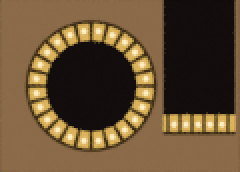
#> input picture docs/art/casing-lining/lining.phone-raw.png, 120 x 86 px (shown 2 times larger)
$ python sheet_casing_lining.py
#> lines starting #> are read from the running program, lines starting #| are printed output that depends on the picture
"""
Post for the casing lining's review renders (ticket 315), in python3 with Pillow (Blender's Python
has no PIL): the phone-size render enlarged 8x with no smoothing, so each of its pixels shows, and
grey (Rec. 601 luma) copies of both, #13's readability check.

    python3 docs/art/casing-lining/sheet_casing_lining.py
"""

import os

from PIL import Image

HERE = os.path.dirname(os.path.abspath(__file__))
ENLARGE = 8


def grey_copy(name):
    image = Image.open(os.path.join(HERE, name)).convert('RGB')
    image.convert('L').save(os.path.join(HERE, name.replace('.png', '-gray.png')))


phone = Image.open(os.path.join(HERE, 'lining.phone-raw.png')).convert('RGB')
phone.resize((phone.width * ENLARGE, phone.height * ENLARGE), Image.NEAREST).save(
    os.path.join(HERE, 'lining.phone.png'))
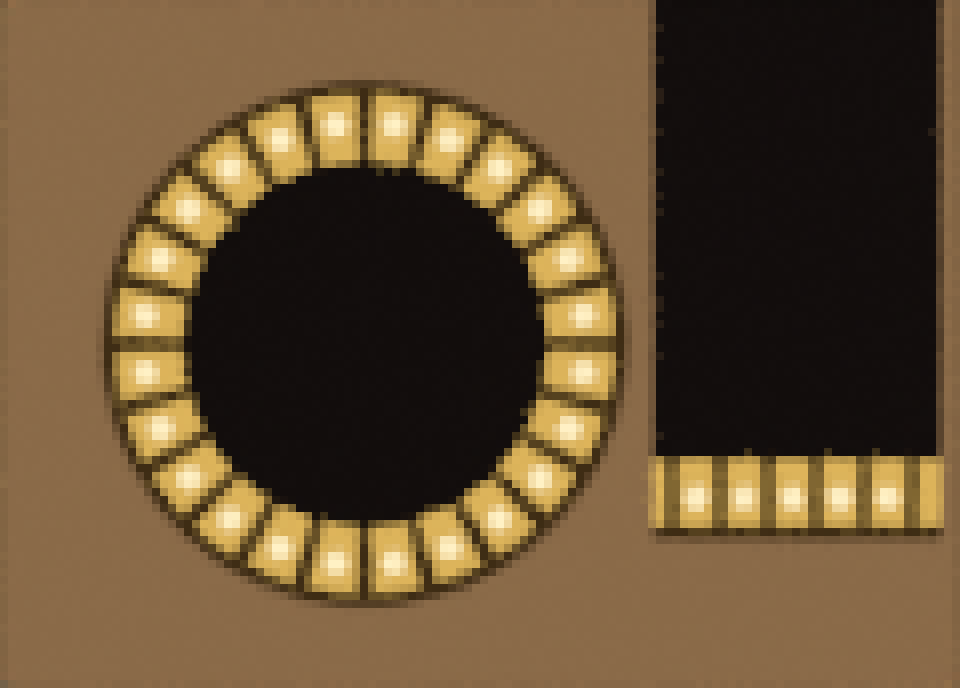
#> saved as lining.phone.png: PIL image 960x688 RGB; mean R, G, B 102.5, 80.5, 52.1
for name in ('lining.review.png', 'lining.phone.png'):
    grey_copy(name)
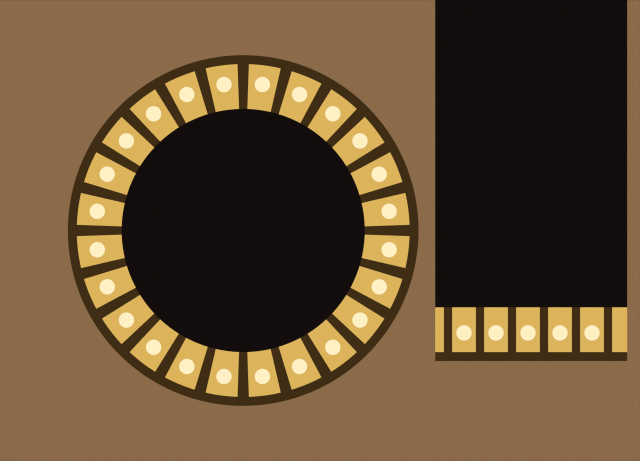
#> input picture docs/art/casing-lining/lining.review.png, 1280 x 922 px (shown at 1/2 size)
#> in grey_copy, `image.convert('L').save(os.path.join(HERE, name.replace('.png', '-gray..`:
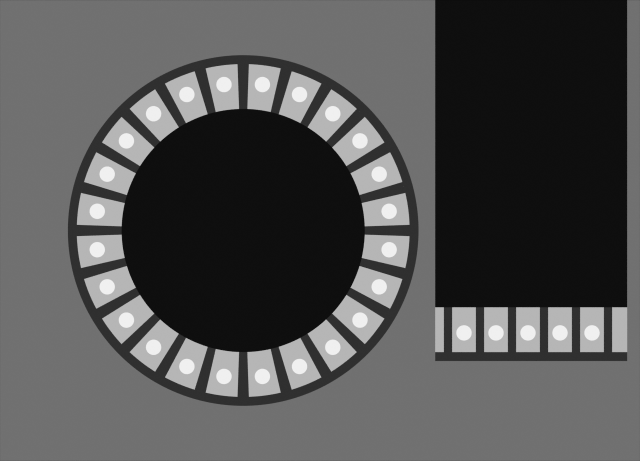
#> saved as lining.review-gray.png: PIL image 1280x922 L (shown at 1/2 size); min 11, max 241, mean 81.8
